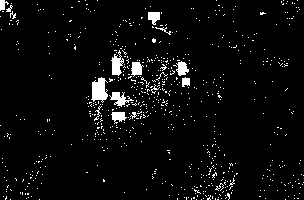
#> input picture masks/mask_4_recon.png, 304 x 200 px
$ python final_blending.py --fig_path=inpainting_results/4_inpaint.png --mask_path=masks/mask_4_recon.png
#> lines starting #> are read from the running program, lines starting #| are printed output that depends on the picture; after the words box and inside, x2 and y2 are one past the last pixel; in counts of white or black regions, pixels touching at a corner belong together
#! /usr/bin/env python
# -*- coding: utf-8 -*-

"""
    This file is for final refinement after image inpainting, including bilateral filtering and adaptive median
        filtering.
        fig_path: str, path of target image;
        mask_path: str, path of the mask image;
        save_flag: bool, whether to save the refined image or not;
        adaptive: bool, whether to perform median filtering over previous refinement or on inapinted result without
            refinement. Please use images in folder refined_images/ if adaptive=True, since bilateral filtering will
            not be performed in this case;
        fig_out_path: str, output path for refined images

    Usage:
        if dealing with raw inpainted results, use:
            python final_blending.py --fig_path="inpainting_results/4_inpaint.png" --mask_path="masks/mask_4_recon.png"
        if dealing with previous round of refinement, then use:
            python final_blending.py --fig_path="inpainting_results/4_inpaint.png" --mask_path="masks/mask_4_recon.png"
"""

import cv2
from matplotlib import pyplot as plt
from PIL import Image
import numpy as np
import copy
import os
import argparse


if __name__ == '__main__':
    parser = argparse.ArgumentParser(description="Blending procedure")
    parser.add_argument("--fig_path", type=str, default="inpainting_results/4_inpaint.png",
                        help="Path of target image")
    parser.add_argument("--mask_path", type=str, default="masks/mask_4_recon.png", help="Path of mask image")
    parser.add_argument("--save_flag", type=bool, default=True, help="Save the results or not")
    parser.add_argument("--adaptive", type=bool, default=False,
                        help="Perform median filtering over previous refinement or not")
    parser.add_argument("--fig_out_path", type=str, default="refined_results/", help="Output path for refined images")
    args = parser.parse_args()
    # Load mask image
    mask = np.array(Image.open(args.mask_path))
#> mask is the input picture: shape (200, 304); 4.3% white; 695 white regions (679 under 20 px), largest, box (x1, y1, x2, y2) and area: (91, 77, 108, 103) 296, (111, 50, 124, 76) 186, (109, 92, 134, 107) 166
    m, n = mask.shape
#> m = 200; n = 304
    # Load inpainted image
    img_edgecon = np.array(Image.open(args.fig_path))
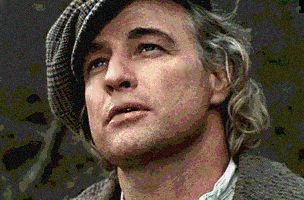
#> input picture inpainting_results/4_inpaint.png, 304 x 200 px
#> img_edgecon is the input picture: shape (200, 304, 3); mean R, G, B 87.9, 73.9, 60.2
    if not args.adaptive:
        # If work on inpainting results first
        # Bilateral filtering. This set of coefficients (9,30,30) works well for 4_inpaint.png
        img = cv2.bilateralFilter(img_edgecon, 9, 30, 30)
    else:
        # If work on previous round of refinement, skip bilateral filtering this time
        img = copy.copy(img_edgecon)
    # Median filtering around masks
    for i in range(m):
        for j in range(n):
            if mask[i, j] == 255:
                i_start = min(i + 1, m - 1)
                j_start = min(j + 1, n - 1)
                lst = []
                while i_start < m and j_start < n:
                    lst = list(mask[i_start, j:j_start + 1])
                    if sum(lst) > 0:
                        i_start += 1
                        continue
                    else:
                        lst = list(mask[i:i_start+1, j_start])
                        if sum(lst) > 0:
                            j_start += 1
                            continue
                    break
                tmp = mask[i-1:i_start+1, j-1:j_start+1]
                # the size of the found mask can be adjusted for different image to obtain better performance
                if tmp.size > 25:
                    img[i:i_start, j:j_start, :] = cv2.medianBlur(img[i:i_start, j:j_start, :], 3)
                    mask[i:i_start, j:j_start] = 0
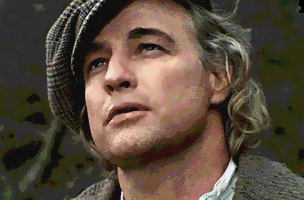
#> img: shape (200, 304, 3); mean R, G, B 87.9, 73.8, 60.2
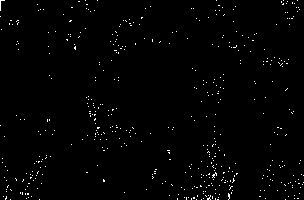
#> mask: shape (200, 304); 1.2% white in thin lines or dots
                # if tmp.size > 50:
                #     img[i-1:i_start+1, j-1:j_start+1, :] = cv2.medianBlur(img[i-1:i_start+1, j-1:j_start+1, :], 3)
                #     mask[i-1:i_start+1, j-1:j_start+1] = 0

    # Uncomment the following lines to see what the refinement looks like, comparing with input image
    plt.subplot(121), plt.imshow(img_edgecon), plt.title('Before Processing')
    plt.xticks([]), plt.yticks([])
    plt.subplot(122), plt.imshow(img), plt.title('After Processing')
    plt.xticks([]), plt.yticks([])
    plt.show()
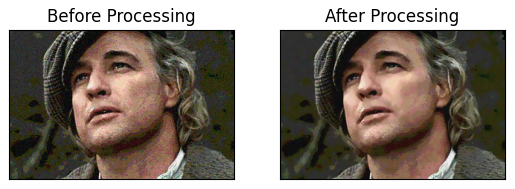
#> figure drawn by matplotlib, 2 panels

    if args.save_flag:
        fig_name = args.fig_path.split('/')[-1]
        if not os.path.exists(args.fig_out_path):
            # If the output folder does not exist, create the folder
            os.makedirs(args.fig_out_path)
        o1 = Image.fromarray(img.astype(np.uint8))
        if not args.adaptive:
            o1.save(args.fig_out_path + 'refined_' + fig_name)
        else:
            o1.save(args.fig_path)
